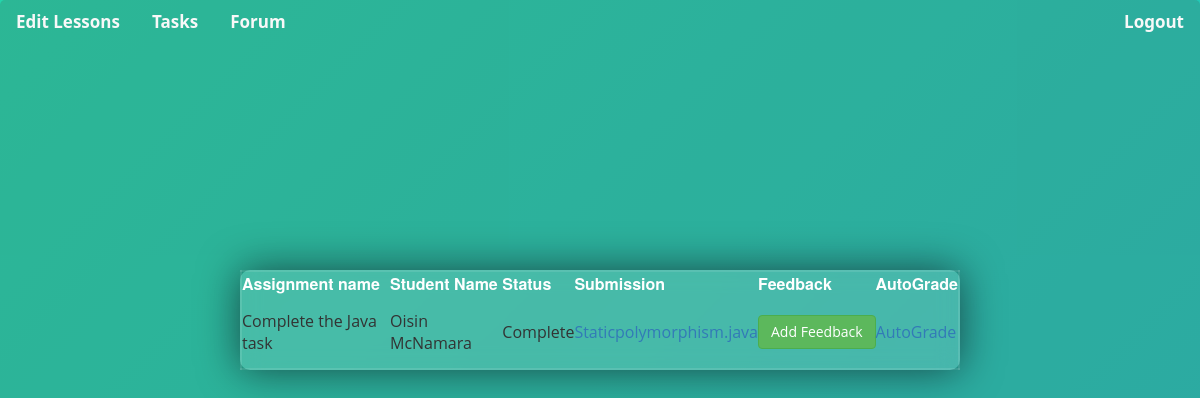
Before: /taskStatusView.php (signed in) with the older database file.
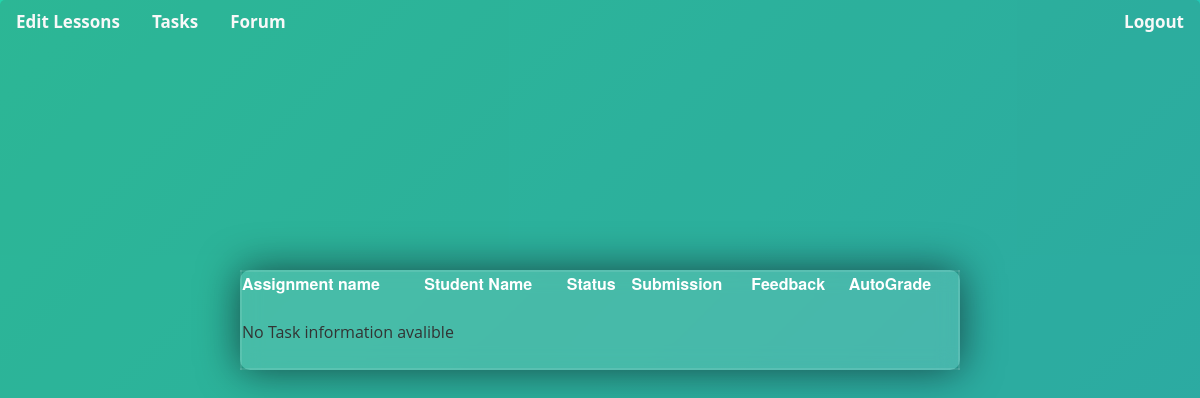
After: the same page with the newer database file.
### tables this page shows
CREATE TABLE IF NOT EXISTS `taskstatus` (
  `statusID` int(255) NOT NULL AUTO_INCREMENT,
  `taskID` int(255) NOT NULL,
  `userID` int(255) NOT NULL,
  `status` varchar(255) NOT NULL,
  `filePathUser` varchar(255) DEFAULT NULL,
  `feedback` varchar(255) DEFAULT NULL,
  `autoFeedback` varchar(1000) DEFAULT NULL,
  PRIMARY KEY (`statusID`),
  KEY `TaskStatus_fk0` (`taskID`),
  KEY `TaskStatus_fk1` (`userID`)
);

CREATE TABLE IF NOT EXISTS `tasks` (
  `taskID` int(255) NOT NULL AUTO_INCREMENT,
  `taskTitle` varchar(255) NOT NULL,
  `taskDescription` varchar(255) NOT NULL,
  `teacherID` varchar(255) NOT NULL,
  `filePath` varchar(255) DEFAULT NULL,
  `taskfilename` varchar(255) DEFAULT NULL,
  PRIMARY KEY (`taskID`),
  KEY `Tasks_fk0` (`teacherID`)
);

CREATE TABLE IF NOT EXISTS `users` (
  `userID` int(11) NOT NULL AUTO_INCREMENT,
  `username` varchar(255) DEFAULT NULL,
  `email` varchar(255) NOT NULL,
  `password` varchar(255) NOT NULL,
  `admin` tinyint(1) NOT NULL DEFAULT '0',
  `points` int(11) NOT NULL DEFAULT '0',
  `pointtracker` tinyint(1) DEFAULT NULL,
  PRIMARY KEY (`userID`),
  UNIQUE KEY `email` (`email`)
);

### taskStatusView.php (the view, shortened to what this page needs)
<html>
    <head>
        <link rel="stylesheet" href="https://cdn.jsdelivr.net/npm/bootstrap@5.0.0-beta1/dist/css/bootstrap.min.css">
        <link rel="stylesheet" type="text/css" href="css/taskStatusView.css?v=<?php echo time(); ?>">
    </head>
    <body>
        <div class="page-box">
            <?php
                include ("serverConfig.php");
                $conn = new mysqli($DB_SERVER, $DB_USERNAME, $DB_PASSWORD, $DB_DATABASE);
                $sql = "SELECT a.status, b.taskTitle, c.username, a.filePathUser, a.taskID, a.userID
                        FROM taskstatus a
                        INNER JOIN tasks b
                        ON a.taskID = b.taskID
                        INNER JOIN users c
                        ON a.userID = c.userID
                        ORDER BY taskID";
                $result = $conn -> query($sql);
                    print "<table class='StatusTable' border='1'>";
                    print "<thead>
                                <tr>
                                    <th>Assignment name</th>
                                    <th>Student Name</th>
                                    <th>Status</th>
                                    <th>Submission</th>
                                    <th>Feedback</th>
                                    <th>AutoGrade</th>
                                </tr>
                            </thead>";
                    if(mysqli_num_rows($result) != 0) {
                        while($row = $result->fetch_assoc())
                        {
                            print "<TR>";
                            print "<TD>{$row['taskTitle']}</TD>";
                            print "<TD>{$row['username']}</TD>";
                            print "<TD>{$row['status']}</TD>";
                            print "<TD><a href='taskUploads/{$row['taskTitle']}/{$row['filePathUser']}' download>{$row['filePathUser']}</a></TD>";
                            print "<TD><button type='button' class='btn btn-success' onClick='addFeedback({$row['taskID']}, {$row['userID']})'>Add Feedback</button></TD>";
                            print "<TD><a href='./autoGrader.php?taskID={$row['taskID']} &taskTitle={$row['taskTitle']} &userID={$row['userID']} &filePathUser={$row['filePathUser']}'> AutoGrade</a></TD>";
                            print "</TR>";
                        }
                    } else {
                        print "<TR>";
                        print "<TD colspan='3'>No Task information avalible</TD>";
                        print "</TR>";
                    }
                    print "</table>";
            ?>
        </div>
    </body>
</html>

Changed rows visible on the page:
removed taskstatus: taskID.taskTitle "Complete the Java task", userID.username "Oisin McNamara", status "Complete", filePathUser "Staticpolymorphism.java"
Other visible differences:
text now shown: "No Task information avalible"
